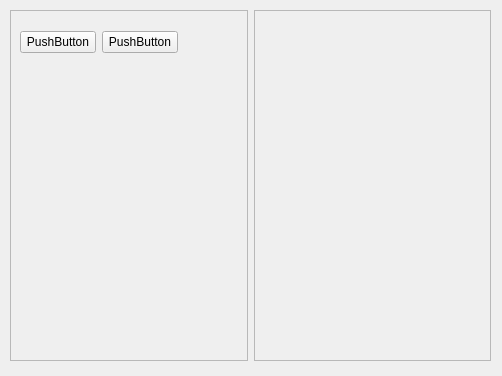
<?xml version="1.0" encoding="UTF-8"?>
<ui version="4.0">
 <class>Widget</class>
 <widget class="QWidget" name="Widget">
  <property name="geometry">
   <rect>
    <x>0</x>
    <y>0</y>
    <width>502</width>
    <height>376</height>
   </rect>
  </property>
  <property name="windowTitle">
   <string>Widget</string>
  </property>
  <widget class="QWidget" name="">
   <property name="geometry">
    <rect>
     <x>10</x>
     <y>10</y>
     <width>481</width>
     <height>351</height>
    </rect>
   </property>
   <layout class="QGridLayout" name="gridLayout">
    <item row="0" column="1">
     <widget class="QFrame" name="frame_2">
      <property name="frameShape">
       <enum>QFrame::StyledPanel</enum>
      </property>
      <property name="frameShadow">
       <enum>QFrame::Raised</enum>
      </property>
     </widget>
    </item>
    <item row="0" column="0">
     <widget class="QFrame" name="frame_1">
      <property name="frameShape">
       <enum>QFrame::StyledPanel</enum>
      </property>
      <property name="frameShadow">
       <enum>QFrame::Raised</enum>
      </property>
      <widget class="QWidget" name="">
       <property name="geometry">
        <rect>
         <x>10</x>
         <y>20</y>
         <width>158</width>
         <height>25</height>
        </rect>
       </property>
       <layout class="QHBoxLayout" name="horizontalLayout">
        <item>
         <widget class="QPushButton" name="pushButton">
          <property name="text">
           <string>PushButton</string>
          </property>
         </widget>
        </item>
        <item>
         <widget class="QPushButton" name="pushButton_2">
          <property name="text">
           <string>PushButton</string>
          </property>
         </widget>
        </item>
       </layout>
      </widget>
     </widget>
    </item>
   </layout>
  </widget>
 </widget>
 <resources/>
 <connections/>
</ui>
